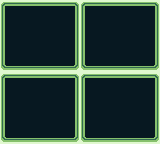

A level layout from a 2D game, rendered from its tile map. Below: a short description, then the map file with its tile-grid data intact:
An orthogonal 20x18 tile map with 8x8 px tiles, 1 tile layer (Tile Layer 1) and 1 object.

<map version="1.10" tiledversion="1.11.0" orientation="orthogonal" renderorder="right-down" width="20" height="18" tilewidth="8" tileheight="8" infinite="0" backgroundcolor="#e0f8cf" nextlayerid="3" nextobjectid="2">
 <tileset firstgid="1" source="frame.tsx" />
 <layer id="1" name="Tile Layer 1" width="20" height="18">
  <data encoding="csv">
22,23,23,23,23,23,23,23,23,24,22,23,23,23,23,23,23,23,23,24,
28,29,29,29,29,29,29,29,29,30,28,29,29,29,29,29,29,29,29,30,
28,29,29,29,29,29,29,29,29,30,28,29,29,29,29,29,29,29,29,30,
28,29,29,29,29,29,29,29,29,30,28,29,29,29,29,29,29,29,29,30,
28,29,29,29,29,29,29,29,29,30,28,29,29,29,29,29,29,29,29,30,
28,29,29,29,29,29,29,29,29,30,28,29,29,29,29,29,29,29,29,30,
28,29,29,29,29,29,29,29,29,30,28,29,29,29,29,29,29,29,29,30,
28,29,29,29,29,29,29,29,29,30,28,29,29,29,29,29,29,29,29,30,
34,35,35,35,35,35,35,35,35,36,34,35,35,35,35,35,35,35,35,36,
22,23,23,23,23,23,23,23,23,24,22,23,23,23,23,23,23,23,23,24,
28,29,29,29,29,29,29,29,29,30,28,29,29,29,29,29,29,29,29,30,
28,29,29,29,29,29,29,29,29,30,28,29,29,29,29,29,29,29,29,30,
28,29,29,29,29,29,29,29,29,30,28,29,29,29,29,29,29,29,29,30,
28,29,29,29,29,29,29,29,29,30,28,29,29,29,29,29,29,29,29,30,
28,29,29,29,29,29,29,29,29,30,28,29,29,29,29,29,29,29,29,30,
28,29,29,29,29,29,29,29,29,30,28,29,29,29,29,29,29,29,29,30,
28,29,29,29,29,29,29,29,29,30,28,29,29,29,29,29,29,29,29,30,
34,35,35,35,35,35,35,35,35,36,34,35,35,35,35,35,35,35,35,36
</data>
 </layer>
 <objectgroup id="2" name="Object Layer 1" visible="0">
  <object id="1" x="4" y="2" width="160" height="8">
   <text fontfamily="Final Fantasy 3" pixelsize="8" wrap="1" color="#286850" kerning="0">Press Start To Cont</text>
  </object>
 </objectgroup>
</map>
